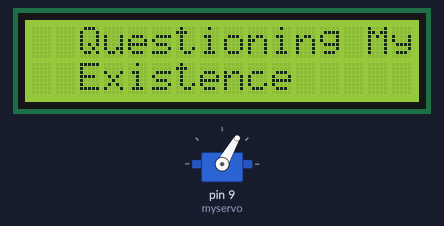
Bench run of a sketch on a simulated Arduino Uno, built with avr-gcc and run on an emulated ATmega328P. Shown: 16×2 character LCD, servo.

Above: at 0.1 s.
At 1.7 s:
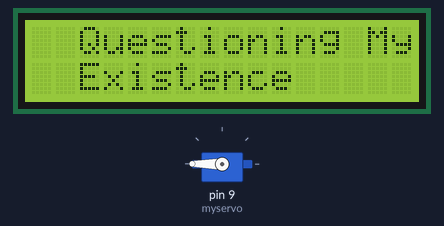
Timing chart, 0 to 130.0 s (numbered marks = the images above):
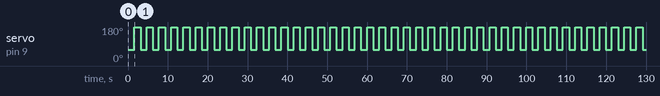

Measured:
- by itself, servo on pin 9 (myservo): alternates 180° for 1.5 s and 60° for 1.5 s

The sketch:

Main.ino
```cpp
#include <Wire.h> // Library for I2C communication
#include <LiquidCrystal_I2C.h> // Library for LCD
#include <Servo.h>

Servo myservo;  // create servo object to control a servo
// twelve servo objects can be created on most boards

int pos = 0;    // variable to store the servo position
// Wiring: SDA pin is connected to 20 and SCL pin to 21.
// Connect to LCD via I2C, default address 0x27 (A0-A2 not jumpered)
LiquidCrystal_I2C lcd = LiquidCrystal_I2C(0x27, 16, 2); // Change to (0x27,20,4) for 20x4 LCD.

void setup() {
  // put your setup code here, to run once:
  // Initiate the LCD:
  lcd.init();
  lcd.backlight();
  myservo.attach(9);  // attaches the servo on pin 9 to the servo object

}

void loop() {
  // put your main code here, to run repeatedly:
    lcd.setCursor(2, 0); // Set the cursor on the third column and first row.
    lcd.print("Questioning My"); // Print the string "Hello World!"
    lcd.setCursor(2, 1); //Set the cursor on the third column and the second row (counting starts at 0!).
    lcd.print("Existence");

    myservo.write(60);              // tell servo to go to position in variable 'pos'
    delay(1525);
    myservo.write(270);
    delay(1525);
}
```
